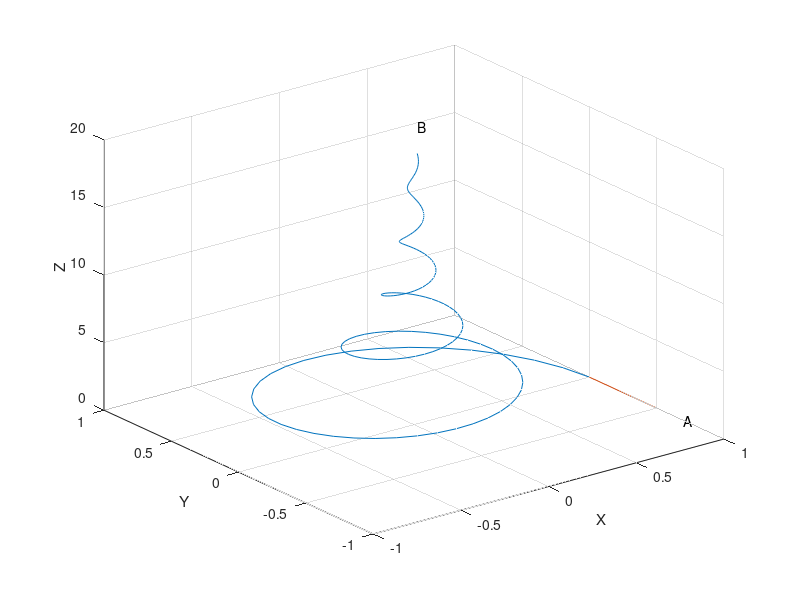

Write MATLAB code to recreate this figure.
% f2_12 same as L2_17
% Illustrates 2D plot.
% Copyright S. Nakamura, 1995
set(gcf, 'NumberTitle','off','Name', 'Figure 2.12; List 2.17')

clear,clf
t=0:0.1:20;
r= exp(-0.2*t);
th=pi*t*0.5;
z=t;
x=r.*cos(th);
y=r.*sin(th);
plot3(x,y,z)
hold on
plot3([1,1], [-0.5,0], [0,0])
text( 1,-0.7,0, 'A')
n=length(x);
text( x(n),y(n),z(n)+2,'B')
xlabel('X'); ylabel('Y'); zlabel('Z');
grid
